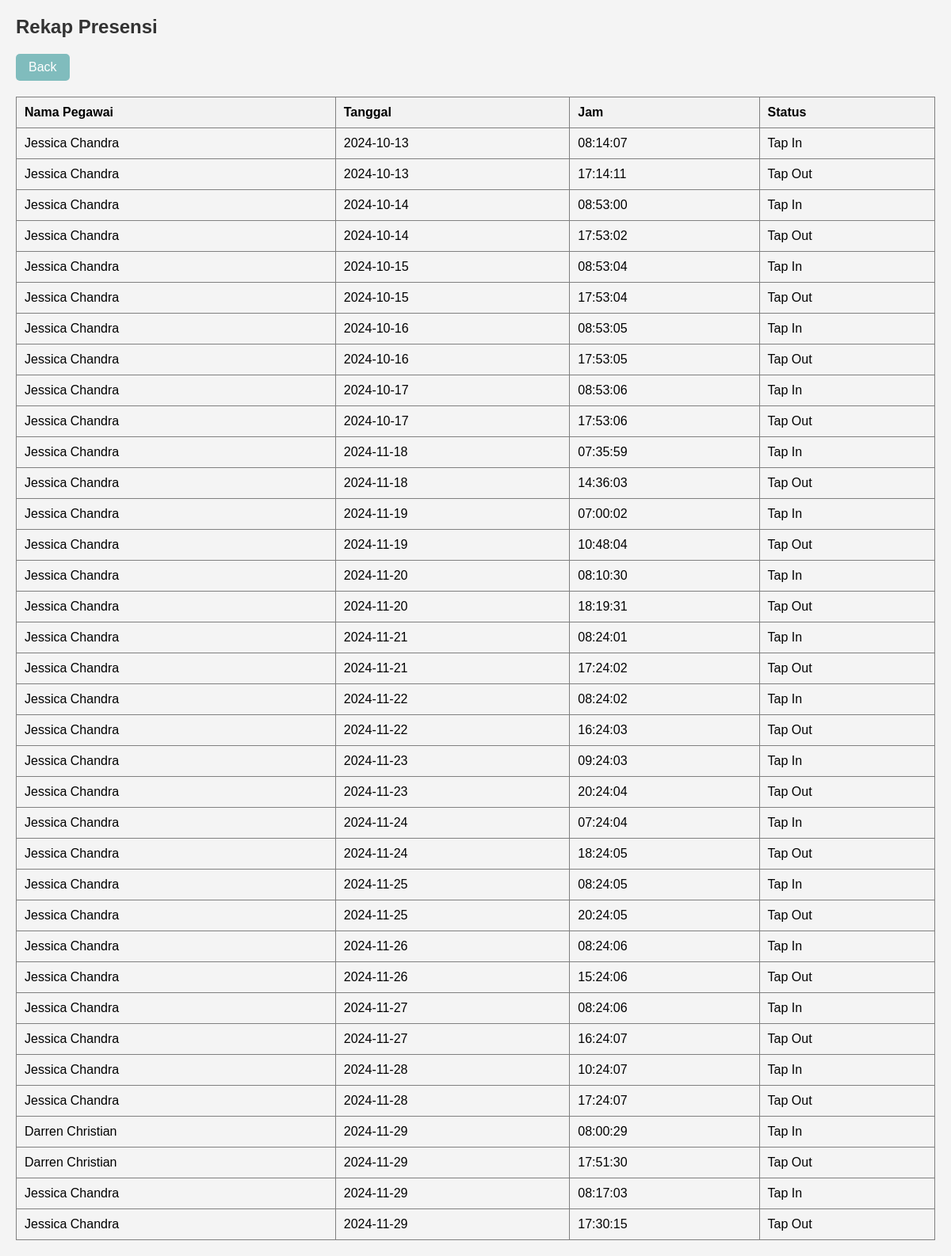
/rekapAbsensi.php (signed in), run on the app's committed database.
### tables this page shows
CREATE TABLE `absensi` (
  `id_absensi` int(5) NOT NULL AUTO_INCREMENT,
  `id_pegawai` int(5) DEFAULT NULL,
  `tgl_tap` datetime DEFAULT NULL,
  `status` varchar(50) DEFAULT NULL,
  PRIMARY KEY (`id_absensi`),
  KEY `id_pegawai` (`id_pegawai`),
  CONSTRAINT `absensi_ibfk_1` FOREIGN KEY (`id_pegawai`) REFERENCES `pegawai` (`id_pegawai`)
);

CREATE TABLE `pegawai` (
  `id_pegawai` int(5) NOT NULL AUTO_INCREMENT,
  `nik` char(16) DEFAULT NULL,
  `nama` varchar(50) DEFAULT NULL,
  `alamat` varchar(50) DEFAULT NULL,
  `tgl_lahir` date DEFAULT NULL,
  `divisi` varchar(50) DEFAULT NULL,
  `gaji_pokok` int(20) DEFAULT NULL,
  `hari_kerja_1_bulan` int(20) DEFAULT NULL,
  `jam_kerja_1_hari` int(20) DEFAULT NULL,
  PRIMARY KEY (`id_pegawai`)
);

### rekapAbsensi.php (the view, shortened to what this page needs)
<?php
include "config/koneksi.php";
?>
<!DOCTYPE html>
<html lang="en">
<head>
</head>
<body>
<div class="container">
    <h2>Rekap Presensi</h2>
    <a href="http://localhost/sistem_hrm/homePage.php" class="button">Back</a>
    <table border='1'>
        <tr>
            <th>Nama Pegawai</th>
            <th>Tanggal</th>
            <th>Jam</th>
            <th>Status</th>
        </tr>
        <?php
        $query = "SELECT absensi.id_pegawai, absensi.tgl_tap, absensi.status, pegawai.nama
        FROM absensi
        INNER JOIN pegawai ON absensi.id_pegawai = pegawai.id_pegawai";
        $result = mysqli_query($koneksi, $query);
        if(!$result){
            echo "query gagal!";
        }
        else{
            while($row = mysqli_fetch_assoc($result)){
                $tanggal = date('Y-m-d', strtotime($row['tgl_tap']));
                $jam = date('H:i:s', strtotime($row['tgl_tap']));
                echo "<tr>
                        <td>".$row['nama']."</td>
                        <td>".$tanggal."</td>
                        <td>".$jam."</td>
                        <td>".$row['status']."</td>
                      </tr>";
            }
        }
        ?>
    </table>
</div>
</body>
</html>

### rekapAbsensi.php (style rules this page uses)
* { box-sizing: border-box; }
body { font-family: Arial, sans-serif; background-color: #f4f4f4; margin: 0; padding: 0; }
.container { margin: 20px; }
h2 { color: #333; }
table { width: 100%; border-collapse: collapse; margin-top: 20px; }
th { background-color: #f2f2f2; }
th, td { padding: 10px; text-align: left; }
a.button { display: inline-block; padding: 8px 16px; text-decoration: none; background-color: #80BCBD; color: white; border-radius: 5px; cursor: pointer; }

### data on the page
absensi: id_pegawai.nama "Jessica Chandra", tgl_tap "2024-10-13", tgl_tap "08:14:07", status "Tap In"
absensi: id_pegawai.nama "Jessica Chandra", tgl_tap "2024-10-13", tgl_tap "17:14:11", status "Tap Out"
absensi: id_pegawai.nama "Jessica Chandra", tgl_tap "2024-10-14", tgl_tap "08:53:00", status "Tap In"
absensi: id_pegawai.nama "Jessica Chandra", tgl_tap "2024-10-14", tgl_tap "17:53:02", status "Tap Out"
absensi: id_pegawai.nama "Jessica Chandra", tgl_tap "2024-10-15", tgl_tap "08:53:04", status "Tap In"
absensi: id_pegawai.nama "Jessica Chandra", tgl_tap "2024-10-15", tgl_tap "17:53:04", status "Tap Out"
absensi: id_pegawai.nama "Jessica Chandra", tgl_tap "2024-10-16", tgl_tap "08:53:05", status "Tap In"
absensi: id_pegawai.nama "Jessica Chandra", tgl_tap "2024-10-16", tgl_tap "17:53:05", status "Tap Out"
absensi: id_pegawai.nama "Jessica Chandra", tgl_tap "2024-10-17", tgl_tap "08:53:06", status "Tap In"
absensi: id_pegawai.nama "Jessica Chandra", tgl_tap "2024-10-17", tgl_tap "17:53:06", status "Tap Out"
absensi: id_pegawai.nama "Jessica Chandra", tgl_tap "2024-11-18", tgl_tap "07:35:59", status "Tap In"
absensi: id_pegawai.nama "Jessica Chandra", tgl_tap "2024-11-18", tgl_tap "14:36:03", status "Tap Out"
absensi: id_pegawai.nama "Jessica Chandra", tgl_tap "2024-11-19", tgl_tap "07:00:02", status "Tap In"
absensi: id_pegawai.nama "Jessica Chandra", tgl_tap "2024-11-19", tgl_tap "10:48:04", status "Tap Out"
absensi: id_pegawai.nama "Jessica Chandra", tgl_tap "2024-11-20", tgl_tap "08:10:30", status "Tap In"
absensi: id_pegawai.nama "Jessica Chandra", tgl_tap "2024-11-20", tgl_tap "18:19:31", status "Tap Out"
absensi: id_pegawai.nama "Jessica Chandra", tgl_tap "2024-11-21", tgl_tap "08:24:01", status "Tap In"
absensi: id_pegawai.nama "Jessica Chandra", tgl_tap "2024-11-21", tgl_tap "17:24:02", status "Tap Out"
absensi: id_pegawai.nama "Jessica Chandra", tgl_tap "2024-11-22", tgl_tap "08:24:02", status "Tap In"
absensi: id_pegawai.nama "Jessica Chandra", tgl_tap "2024-11-22", tgl_tap "16:24:03", status "Tap Out"
absensi: id_pegawai.nama "Jessica Chandra", tgl_tap "2024-11-23", tgl_tap "09:24:03", status "Tap In"
absensi: id_pegawai.nama "Jessica Chandra", tgl_tap "2024-11-23", tgl_tap "20:24:04", status "Tap Out"
absensi: id_pegawai.nama "Jessica Chandra", tgl_tap "2024-11-24", tgl_tap "07:24:04", status "Tap In"
absensi: id_pegawai.nama "Jessica Chandra", tgl_tap "2024-11-24", tgl_tap "18:24:05", status "Tap Out"
absensi: id_pegawai.nama "Jessica Chandra", tgl_tap "2024-11-25", tgl_tap "08:24:05", status "Tap In"
absensi: id_pegawai.nama "Jessica Chandra", tgl_tap "2024-11-25", tgl_tap "20:24:05", status "Tap Out"
absensi: id_pegawai.nama "Jessica Chandra", tgl_tap "2024-11-26", tgl_tap "08:24:06", status "Tap In"
absensi: id_pegawai.nama "Jessica Chandra", tgl_tap "2024-11-26", tgl_tap "15:24:06", status "Tap Out"
absensi: id_pegawai.nama "Jessica Chandra", tgl_tap "2024-11-27", tgl_tap "08:24:06", status "Tap In"
absensi: id_pegawai.nama "Jessica Chandra", tgl_tap "2024-11-27", tgl_tap "16:24:07", status "Tap Out"
absensi: id_pegawai.nama "Jessica Chandra", tgl_tap "2024-11-28", tgl_tap "10:24:07", status "Tap In"
absensi: id_pegawai.nama "Jessica Chandra", tgl_tap "2024-11-28", tgl_tap "17:24:07", status "Tap Out"
absensi: id_pegawai.nama "Darren Christian", tgl_tap "2024-11-29", tgl_tap "08:00:29", status "Tap In"
absensi: id_pegawai.nama "Darren Christian", tgl_tap "2024-11-29", tgl_tap "17:51:30", status "Tap Out"
absensi: id_pegawai.nama "Jessica Chandra", tgl_tap "2024-11-29", tgl_tap "08:17:03", status "Tap In"
absensi: id_pegawai.nama "Jessica Chandra", tgl_tap "2024-11-29", tgl_tap "17:30:15", status "Tap Out"
